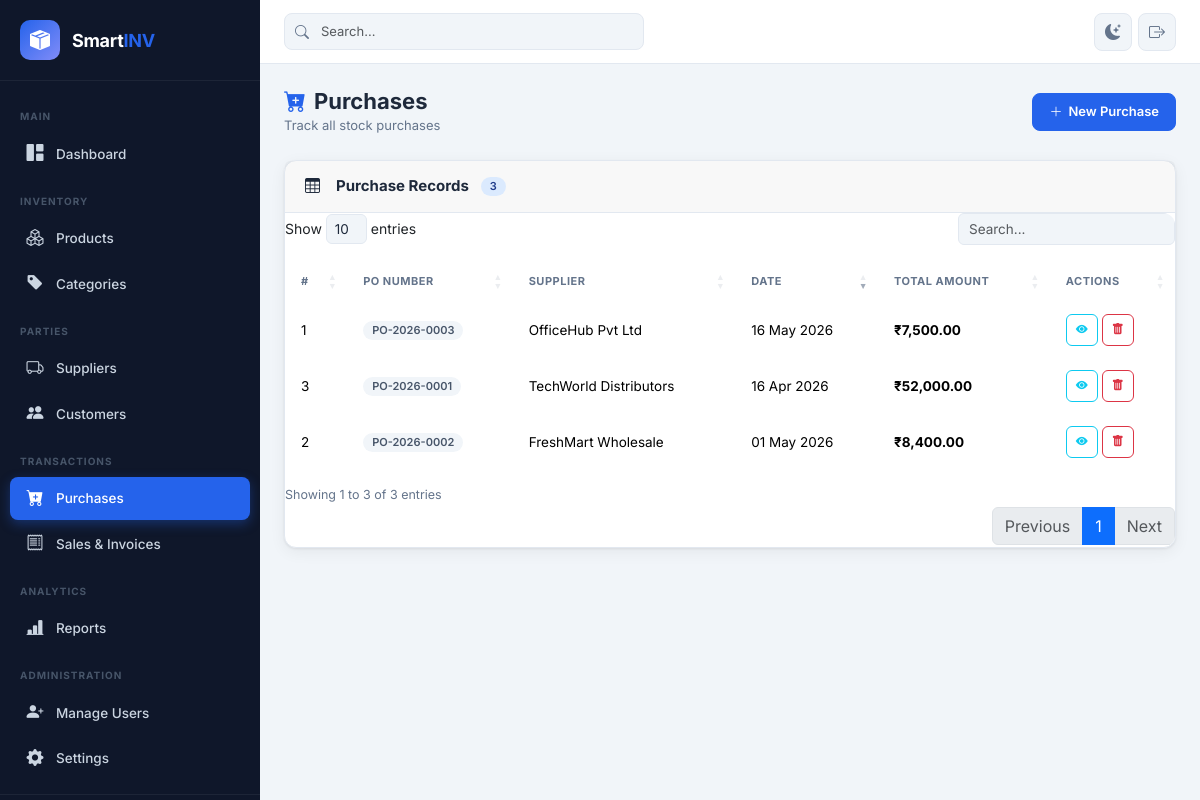
Page /admin/purchases.php (signed in) on the committed database.
### tables this page shows
CREATE TABLE IF NOT EXISTS `purchases` (
  `id` INT UNSIGNED AUTO_INCREMENT PRIMARY KEY,
  `supplier_id` INT UNSIGNED DEFAULT NULL,
  `purchase_number` VARCHAR(50) NOT NULL UNIQUE,
  `purchase_date` DATE NOT NULL,
  `total_amount` DECIMAL(12,2) NOT NULL DEFAULT 0.00,
  `notes` TEXT DEFAULT NULL,
  `created_at` DATETIME NOT NULL DEFAULT CURRENT_TIMESTAMP,
  CONSTRAINT `fk_purchase_supplier` FOREIGN KEY (`supplier_id`) REFERENCES `suppliers`(`id`) ON DELETE SET NULL
);

CREATE TABLE IF NOT EXISTS `suppliers` (
  `id` INT UNSIGNED AUTO_INCREMENT PRIMARY KEY,
  `company_name` VARCHAR(200) NOT NULL,
  `contact_person` VARCHAR(100) DEFAULT NULL,
  `phone` VARCHAR(20) DEFAULT NULL,
  `email` VARCHAR(150) DEFAULT NULL,
  `gst_no` VARCHAR(20) DEFAULT NULL,
  `address` TEXT DEFAULT NULL,
  `created_at` DATETIME NOT NULL DEFAULT CURRENT_TIMESTAMP
);

CREATE TABLE IF NOT EXISTS `settings` (
  `id` INT UNSIGNED AUTO_INCREMENT PRIMARY KEY,
  `company_name` VARCHAR(200) NOT NULL DEFAULT 'Smart Inventory Co.',
  `logo` VARCHAR(255) DEFAULT NULL,
  `gst_number` VARCHAR(20) DEFAULT NULL,
  `invoice_prefix` VARCHAR(10) NOT NULL DEFAULT 'INV',
  `currency` VARCHAR(10) NOT NULL DEFAULT 'INR',
  `currency_symbol` VARCHAR(5) NOT NULL DEFAULT '₹',
  `gst_rate` DECIMAL(5,2) NOT NULL DEFAULT 18.00,
  `address` TEXT DEFAULT NULL,
  `phone` VARCHAR(20) DEFAULT NULL,
  `email` VARCHAR(150) DEFAULT NULL,
  `theme` ENUM('light','dark') NOT NULL DEFAULT 'light',
  `updated_at` DATETIME NOT NULL DEFAULT CURRENT_TIMESTAMP ON UPDATE CURRENT_TIMESTAMP
);

### includes/database.php (called while the page is built, shortened)
<?php
class Database {
    private static ?Database $instance = null;
    private PDO $pdo;
    private function __construct() {
        $dsn = 'mysql:host=' . DB_HOST . ';dbname=' . DB_NAME . ';charset=' . DB_CHARSET;
        $options = [
            PDO::ATTR_ERRMODE            => PDO::ERRMODE_EXCEPTION,
            PDO::ATTR_DEFAULT_FETCH_MODE => PDO::FETCH_ASSOC,
            PDO::ATTR_EMULATE_PREPARES   => false,
        ];
        try {
            $this->pdo = new PDO($dsn, DB_USER, DB_PASS, $options);
        } catch (PDOException $e) {
            die(json_encode(['status' => 'error', 'message' => 'Database connection failed: ' . $e->getMessage()]));
        }
    }
    public static function getInstance(): Database {
        if (self::$instance === null) {
            self::$instance = new Database();
        }
        return self::$instance;
    }
    public function query(string $sql, array $params = []): PDOStatement {
        $stmt = $this->pdo->prepare($sql);
        $stmt->execute($params);
        return $stmt;
    }
    public function fetchOne(string $sql, array $params = []): array|false {
        return $this->query($sql, $params)->fetch();
    }
    public function fetchAll(string $sql, array $params = []): array {
        return $this->query($sql, $params)->fetchAll();
    }
}
function db(): Database {
    return Database::getInstance();
}

### includes/functions.php (called while the page is built, shortened)
<?php
require_once __DIR__ . '/database.php';
function getSettings(): array {
    static $settings = null;
    if ($settings === null) {
        $settings = db()->fetchOne('SELECT * FROM settings LIMIT 1') ?: [];
    }
    return $settings;
}
function formatCurrency(float $amount): string {
    $s = getSettings();
    return ($s['currency_symbol'] ?? '₹') . number_format($amount, 2);
}
function formatDate(string $date): string {
    return date('d M Y', strtotime($date));
}
function e(mixed $val): string {
    return htmlspecialchars((string)($val ?? ''), ENT_QUOTES, 'UTF-8');
}

### admin/purchases.php (the view, shortened to what this page needs)
<?php
require_once '../includes/functions.php';
$action = $_GET['action'] ?? 'list';
$error = ''; $success = '';
$suppliers = db()->fetchAll('SELECT * FROM suppliers ORDER BY company_name');
$purchases = db()->fetchAll("
    SELECT p.*, s.company_name AS supplier_name
    FROM purchases p
    LEFT JOIN suppliers s ON s.id = p.supplier_id
    ORDER BY p.purchase_date DESC, p.created_at DESC
");
include '../includes/header.php'; include '../includes/sidebar.php';
?>
<div class="main-content">
  <header class="app-header">
    <div class="header-search"><div class="search-wrapper"><i class="bi bi-search search-icon"></i><input type="text" class="form-control" placeholder="Search..." /></div></div>
    <div class="header-actions">
      <button class="header-btn" id="darkModeToggle"><i class="bi bi-moon-stars-fill" id="darkModeIcon"></i></button>
      <a href="<?= APP_URL ?>/logout.php" class="header-btn"><i class="bi bi-box-arrow-right"></i></a>
    </div>
  </header>
  <main class="page-content">
    <?php if ($action === 'new'): ?>
    <div class="page-header">
      <div><h1 class="page-title"><i class="bi bi-cart-plus-fill me-2 text-primary-custom"></i>New Purchase</h1>
      <div class="breadcrumb-custom"><a href="purchases.php">Purchases</a><span class="sep">/</span><span>New</span></div></div>
      <a href="purchases.php" class="btn btn-outline-secondary"><i class="bi bi-arrow-left me-1"></i>Back</a>
    </div>
    <?php if ($error): ?>
    <div class="alert alert-danger"><i class="bi bi-exclamation-triangle-fill me-2"></i><?= e($error) ?></div>
    <?php endif; ?>
    <form method="POST">
      <input type="hidden" name="save_purchase" value="1" />
      <div class="row g-3">
        <div class="col-lg-8">
          <div class="card mb-3">
            <div class="card-header"><h2 class="card-title"><i class="bi bi-info-circle me-2"></i>Purchase Details</h2></div>
            <div class="card-body">
              <div class="row g-3">
                <div class="col-md-6">
                  <label class="form-label">Supplier</label>
                  <select class="form-select" name="supplier_id">
                    <option value="">-- Select Supplier --</option>
                    <?php foreach ($suppliers as $sup): ?>
                    <option value="<?= $sup['id'] ?>"><?= e($sup['company_name']) ?></option>
                    <?php endforeach; ?>
                  </select>
                </div>
                <div class="col-md-6">
                  <label class="form-label">Purchase Date *</label>
                  <input type="date" class="form-control" name="purchase_date" value="<?= date('Y-m-d') ?>" required />
                </div>
                <div class="col-12">
                  <label class="form-label">Notes</label>
                  <textarea class="form-control" name="notes" rows="2" placeholder="Optional notes..."></textarea>
                </div>
              </div>
            </div>
          </div>
          <div class="card">
            <div class="card-header">
              <h2 class="card-title"><i class="bi bi-list-ul me-2"></i>Products</h2>
              <button type="button" class="btn btn-sm btn-primary" onclick="PurchaseBuilder.addRow()">
                <i class="bi bi-plus-lg me-1"></i>Add Row
              </button>
            </div>
            <div class="card-body p-0">
              <div class="table-responsive">
                <table class="table mb-0">
                  <thead><tr><th style="width:40%">Product</th><th>Qty</th><th>Price (₹)</th><th>Total</th><th></th></tr></thead>
                  <tbody id="purchaseItems"></tbody>
                </table>
              </div>
            </div>
            <div class="card-body border-top">
              <div class="d-flex justify-content-end">
                <div class="text-end">
                  <div class="fs-13 text-muted">Grand Total</div>
                  <div class="fw-800" style="font-size:24px;">₹<span id="purchaseTotal">0.00</span></div>
                  <input type="hidden" name="total_amount" id="purchaseTotalInput" value="0" />
                </div>
              </div>
            </div>
          </div>
        </div>
        <div class="col-lg-4">
          <div class="card">
            <div class="card-body">
              <h3 class="fw-700 mb-3" style="font-size:15px;">Summary</h3>
              <div class="d-flex justify-content-between mb-2 pb-2 border-bottom">
                <span class="text-muted">Total Amount</span>
                <span class="fw-700">₹<span id="summaryTotal">0.00</span></span>
              </div>
              <div class="d-grid gap-2 mt-3">
                <button type="submit" class="btn btn-primary"><i class="bi bi-check-circle-fill me-1"></i>Save Purchase</button>
                <a href="purchases.php" class="btn btn-outline-secondary">Cancel</a>
              </div>
            </div>
          </div>
        </div>
      </div>
    </form>
    <?php else: ?>
    <div class="page-header">
      <div><h1 class="page-title"><i class="bi bi-cart-plus-fill me-2 text-primary-custom"></i>Purchases</h1>
      <p class="page-subtitle">Track all stock purchases</p></div>
      <a href="?action=new" class="btn btn-primary"><i class="bi bi-plus-lg"></i> New Purchase</a>
    </div>
    <div class="card">
      <div class="card-header"><h2 class="card-title"><i class="bi bi-table me-2"></i>Purchase Records <span class="badge badge-primary ms-1"><?= count($purchases) ?></span></h2></div>
      <div class="card-body p-0">
        <div class="table-responsive">
          <table class="table" id="purchasesTable">
            <thead><tr><th>#</th><th>PO Number</th><th>Supplier</th><th>Date</th><th>Total Amount</th><th>Actions</th></tr></thead>
            <tbody>
              <?php foreach ($purchases as $i => $p): ?>
              <tr>
                <td><?= $i+1 ?></td>
                <td><span class="badge badge-secondary"><?= e($p['purchase_number']) ?></span></td>
                <td><?= e($p['supplier_name'] ?? 'Unknown') ?></td>
                <td><?= formatDate($p['purchase_date']) ?></td>
                <td class="fw-700"><?= formatCurrency($p['total_amount']) ?></td>
                <td>
                  <div class="d-flex gap-1">
                    <button class="btn btn-sm btn-outline-info btn-icon" onclick="viewPurchaseDetail(<?= $p['id'] ?>)" data-bs-toggle="tooltip" title="View Items"><i class="bi bi-eye-fill"></i></button>
                    <a href="?delete=<?= $p['id'] ?>" class="btn btn-sm btn-outline-danger btn-icon" onclick="return confirm('Delete this purchase? Stock will be reversed.')" data-bs-toggle="tooltip" title="Delete"><i class="bi bi-trash-fill"></i></a>
                  </div>
                </td>
              </tr>
              <?php endforeach; ?>
            </tbody>
          </table>
        </div>
      </div>
    </div>
    <?php endif; ?>
  </main>
</div>
<?php
include '../includes/footer.php';
?>

### rows in the picture
purchases: purchase_number "PO-2026-0003", supplier.company_name "OfficeHub Pvt Ltd", purchase_date "16 May 2026", total_amount.currency_symbol "₹7,500.00"
purchases: purchase_number "PO-2026-0002", supplier.company_name "FreshMart Wholesale", purchase_date "01 May 2026", total_amount.currency_symbol "₹8,400.00"
purchases: purchase_number "PO-2026-0001", supplier.company_name "TechWorld Distributors", purchase_date "16 Apr 2026", total_amount.currency_symbol "₹52,000.00"

### other values in the picture
count($purchases) "3"
